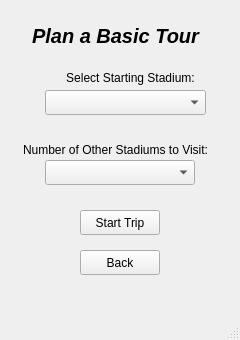
<?xml version="1.0" encoding="UTF-8"?>
<ui version="4.0">
 <class>BasicTripWindow</class>
 <widget class="QMainWindow" name="BasicTripWindow">
  <property name="geometry">
   <rect>
    <x>0</x>
    <y>0</y>
    <width>240</width>
    <height>340</height>
   </rect>
  </property>
  <property name="windowTitle">
   <string>MainWindow</string>
  </property>
  <widget class="QWidget" name="centralwidget">
   <widget class="QPushButton" name="startTripButtonBT">
    <property name="geometry">
     <rect>
      <x>80</x>
      <y>210</y>
      <width>80</width>
      <height>25</height>
     </rect>
    </property>
    <property name="text">
     <string>Start Trip</string>
    </property>
   </widget>
   <widget class="QComboBox" name="numStadiumstoVisitDropdownBT">
    <property name="geometry">
     <rect>
      <x>45</x>
      <y>160</y>
      <width>150</width>
      <height>25</height>
     </rect>
    </property>
   </widget>
   <widget class="QComboBox" name="selectStartingStadiumDropdownBT">
    <property name="geometry">
     <rect>
      <x>45</x>
      <y>90</y>
      <width>161</width>
      <height>25</height>
     </rect>
    </property>
   </widget>
   <widget class="QLabel" name="selectStartingStadiumLabelBT">
    <property name="geometry">
     <rect>
      <x>45</x>
      <y>70</y>
      <width>171</width>
      <height>16</height>
     </rect>
    </property>
    <property name="text">
     <string>Select Starting Stadium:</string>
    </property>
    <property name="alignment">
     <set>Qt::AlignmentFlag::AlignCenter</set>
    </property>
   </widget>
   <widget class="QLabel" name="numStadiumstoVisitLabelBT">
    <property name="geometry">
     <rect>
      <x>20</x>
      <y>140</y>
      <width>191</width>
      <height>20</height>
     </rect>
    </property>
    <property name="text">
     <string>Number of Other Stadiums to Visit:</string>
    </property>
    <property name="alignment">
     <set>Qt::AlignmentFlag::AlignCenter</set>
    </property>
   </widget>
   <widget class="QPushButton" name="backButtonBT">
    <property name="geometry">
     <rect>
      <x>80</x>
      <y>250</y>
      <width>80</width>
      <height>25</height>
     </rect>
    </property>
    <property name="text">
     <string>Back</string>
    </property>
   </widget>
   <widget class="QLabel" name="titleBT">
    <property name="geometry">
     <rect>
      <x>10</x>
      <y>20</y>
      <width>211</width>
      <height>31</height>
     </rect>
    </property>
    <property name="font">
     <font>
      <pointsize>15</pointsize>
      <italic>true</italic>
      <bold>true</bold>
     </font>
    </property>
    <property name="text">
     <string>Plan a Basic Tour</string>
    </property>
    <property name="alignment">
     <set>Qt::AlignmentFlag::AlignCenter</set>
    </property>
   </widget>
  </widget>
  <widget class="QMenuBar" name="menubar">
   <property name="geometry">
    <rect>
     <x>0</x>
     <y>0</y>
     <width>240</width>
     <height>18</height>
    </rect>
   </property>
  </widget>
  <widget class="QStatusBar" name="statusbar"/>
 </widget>
 <resources/>
 <connections/>
</ui>
